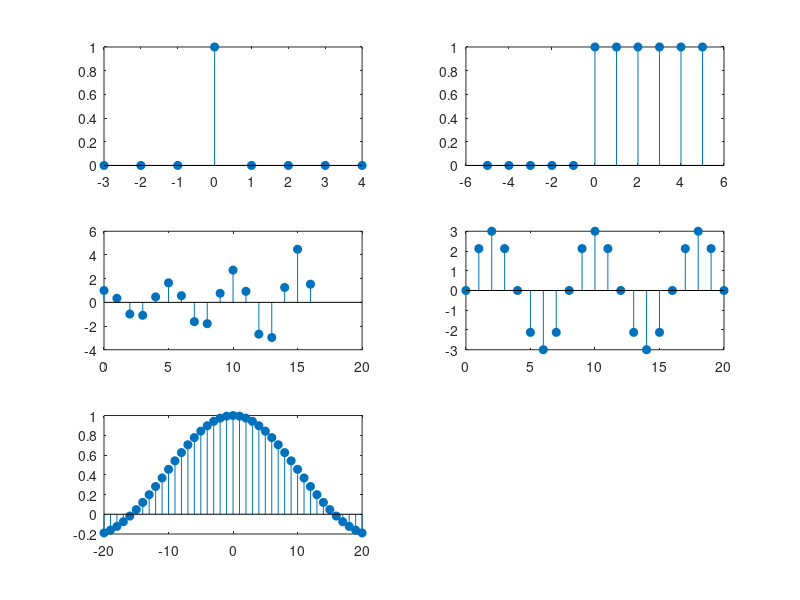

The MATLAB script that drew this image:
subplot(321);
n1=-3;
n2=4;
n0=0;
n=n1:n2;
x= (n==n0);
stem(n,x,'filled');

subplot(322);
n1=-5;
n2=5;
n=n1:n2;
x=(n>=0);
stem(n,x,'filled');

subplot(323);
n = 0:16;
x = exp((0.1+pi*1j*1.6)*n);
stem(n,x,'filled');

subplot(324);
n = 0:20;
x = 3*sin((n*pi)/4);
stem(n,x,'filled');

subplot(325);
n=-20:20;
x=sinc((n/5)/pi);
stem(n,x,'filled');

